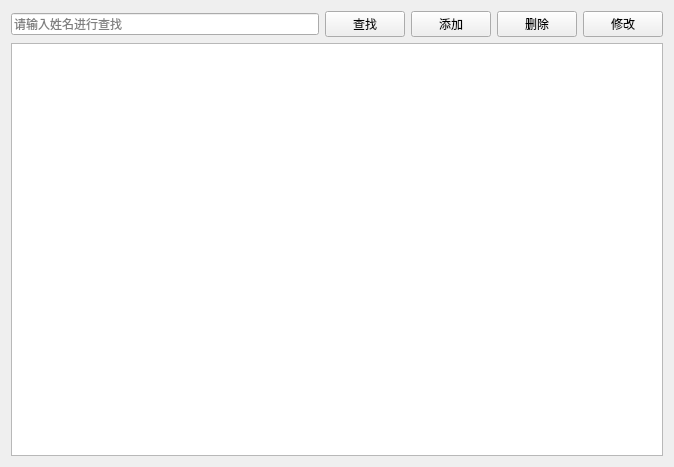
<?xml version="1.0" encoding="UTF-8"?>
<ui version="4.0">
 <class>PatientView</class>
 <widget class="QWidget" name="PatientView">
  <property name="geometry">
   <rect>
    <x>0</x>
    <y>0</y>
    <width>674</width>
    <height>467</height>
   </rect>
  </property>
  <property name="windowTitle">
   <string>患者管理</string>
  </property>
  <layout class="QVBoxLayout" name="verticalLayout">
   <item>
    <layout class="QHBoxLayout" name="horizontalLayout">
     <item>
      <widget class="QLineEdit" name="textSearch">
       <property name="placeholderText">
        <string>请输入姓名进行查找</string>
       </property>
      </widget>
     </item>
     <item>
      <widget class="QPushButton" name="btSearch">
       <property name="text">
        <string>查找</string>
       </property>
      </widget>
     </item>
     <item>
      <widget class="QPushButton" name="btAdd">
       <property name="text">
        <string>添加</string>
       </property>
      </widget>
     </item>
     <item>
      <widget class="QPushButton" name="btDelete">
       <property name="text">
        <string>删除</string>
       </property>
      </widget>
     </item>
     <item>
      <widget class="QPushButton" name="btEdit">
       <property name="text">
        <string>修改</string>
       </property>
      </widget>
     </item>
    </layout>
   </item>
   <item>
    <widget class="QTableView" name="tableView"/>
   </item>
  </layout>
 </widget>
 <resources/>
 <connections/>
</ui>
